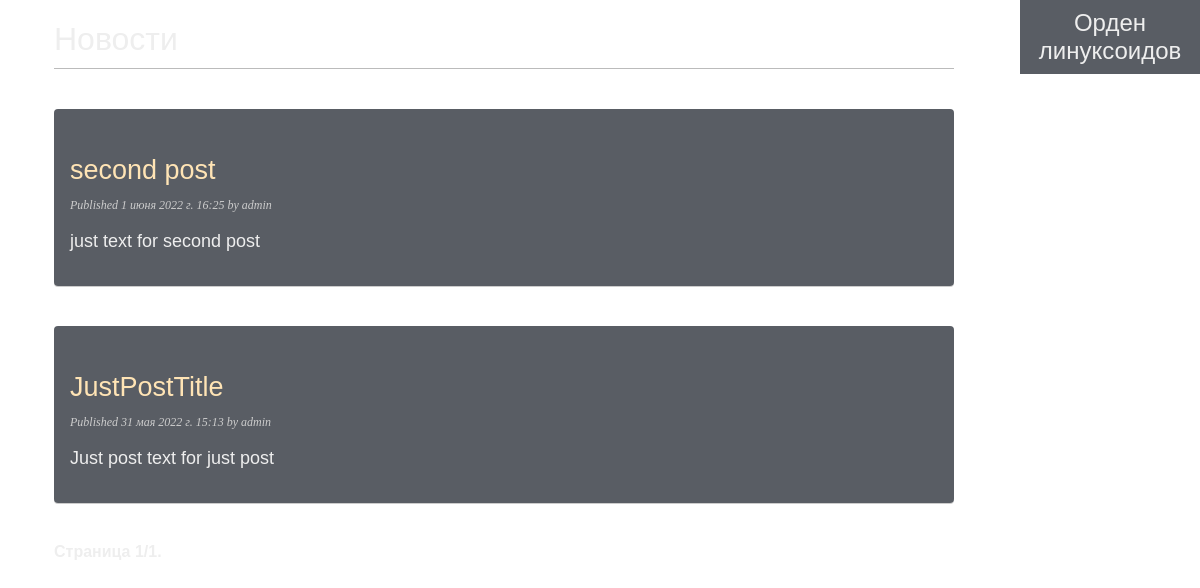
The page /blog/ on the database as committed earlier.
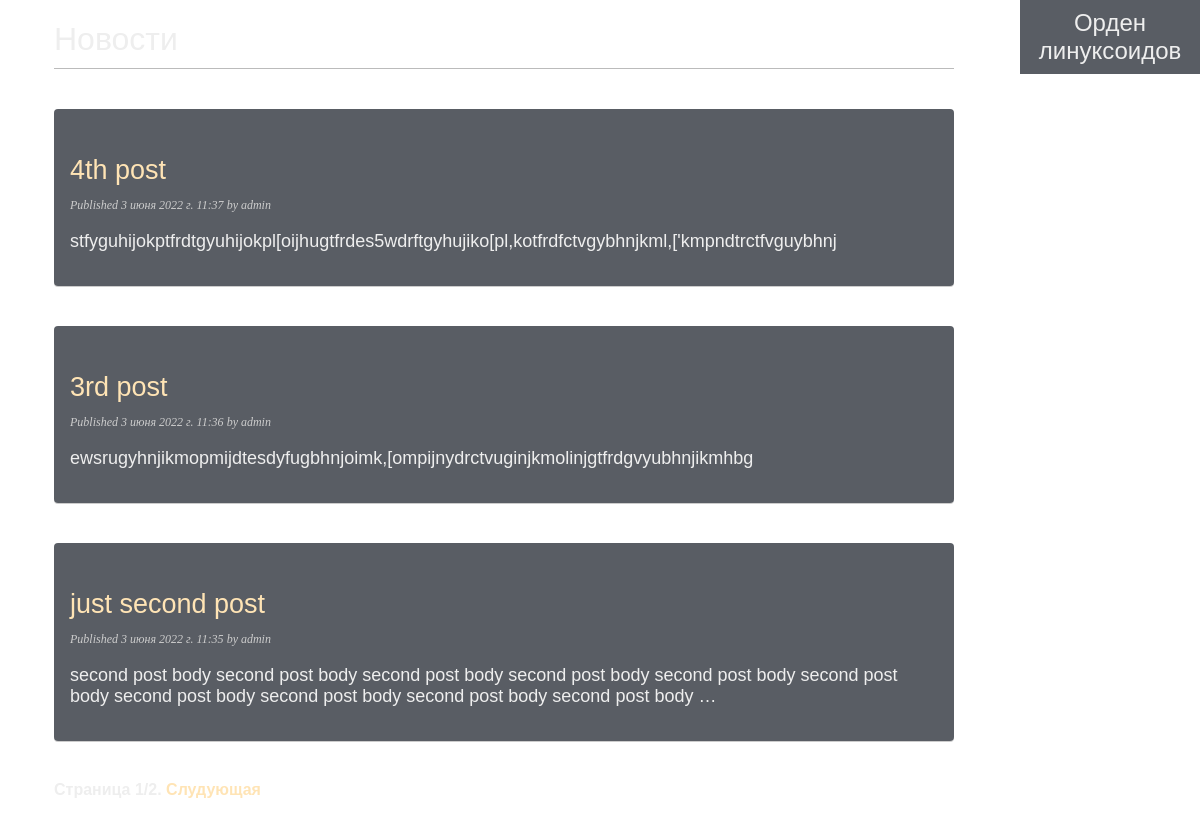
The same page on the database as committed later.
### blog/models.py (models this page shows, shortened)
class Post(models.Model):
    class Status(models.TextChoices):
        DRAFT = 'DF', 'Draft'
        PUBLISHED = 'PB', 'Published'
    title = models.CharField(max_length=250)
    slug = models.SlugField(max_length=250,
                            unique_for_date='publish')
    author = models.ForeignKey(User,
                               on_delete=models.CASCADE,
                               related_name='blog_posts')
    body = models.TextField()
    publish = models.DateTimeField(default=timezone.now)
    created = models.DateTimeField(auto_now_add=True)
    updated = models.DateTimeField(auto_now=True)
    status = models.CharField(max_length=2,
                              choices=Status.choices,
                              default=Status.DRAFT)
    objects = models.Manager() # The default manager.
    published = PublishedManager() # Our custom manager.
    class Meta:
        ordering = ['-publish']
        indexes = [
            models.Index(fields=['-publish']),
        ]
    def get_absolute_url(self):
        return reverse('blog:post_detail',
                       args=[self.publish.year,
                             self.publish.month,
                             self.publish.day,
                             self.slug])

### blog/views.py (the view)
# urls.py: path('', views.PostListView.as_view(), name='post_list'),
class PostListView(ListView):
    queryset = Post.published.all()
    context_object_name = 'posts'
    paginate_by = 3
    template_name = 'blog/post/list.html'

### blog/templates/blog/post/list.html (shortened to what this page needs)
{% extends "blog/base.html" %}
{% load static %}
{% block content %}
  <h1>Новости</h1>
  {% for post in posts %}
  <section>
    <h2>
      <a href="{{ post.get_absolute_url }}">
        {{ post.title }}
      </a>
    </h2>
    <p class="date">
      Published {{ post.publish }} by {{ post.author }}
    </p>
    {{ post.body|truncatewords:30|linebreaks }}
  </section>
  {% endfor %}
  {% include "pagination.html" with page=page_obj %}
{% endblock %}

Rows that differ between the two databases and show on the page:
removed Post: title "second post", publish "1 июня 2022 г. 16:25", author "admin", body "just text for second post"
removed Post: title "JustPostTitle", publish "31 мая 2022 г. 15:13", author "admin", body "Just post text for just post"
added Post: title "4th post", publish "3 июня 2022 г. 11:37", author "admin", body "stfyguhijokptfrdtgyuhijokpl[oijhugtfrdes5wdrftgyhujiko[pl,kotfrdfctvgybhnjkml,['kmpndtrctfvguybhnj"
added Post: title "3rd post", publish "3 июня 2022 г. 11:36", author "admin", body "ewsrugyhnjikmopmijdtesdyfugbhnjoimk,[ompijnydrctvuginjkmolinjgtfrdgvyubhnjikmhbg"
added Post: title "just second post", publish "3 июня 2022 г. 11:35", author "admin", body "second post body second post body second post body second post body second post body second post body second post body second post body second post body second post body …"
Other text that changed with them:
text now shown: "Слудующая"
